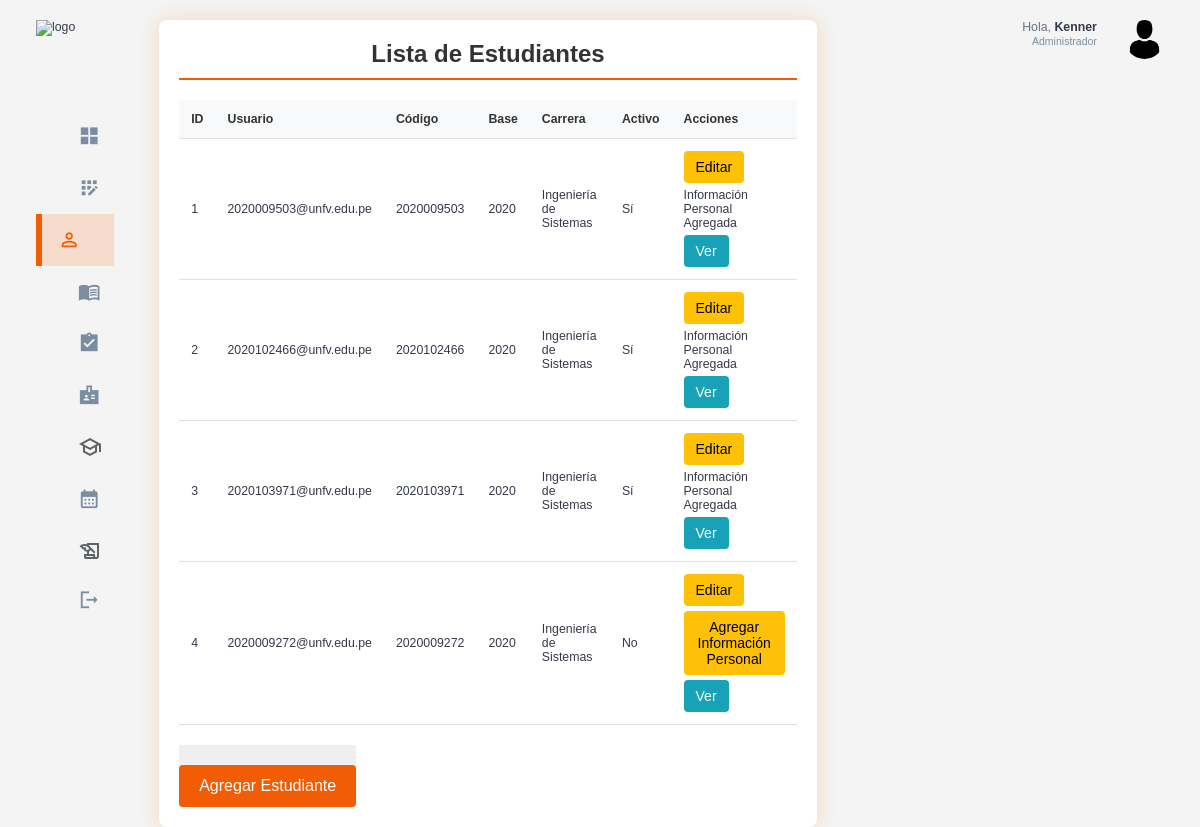
The app's page /estudiantes/ (signed in), older data.
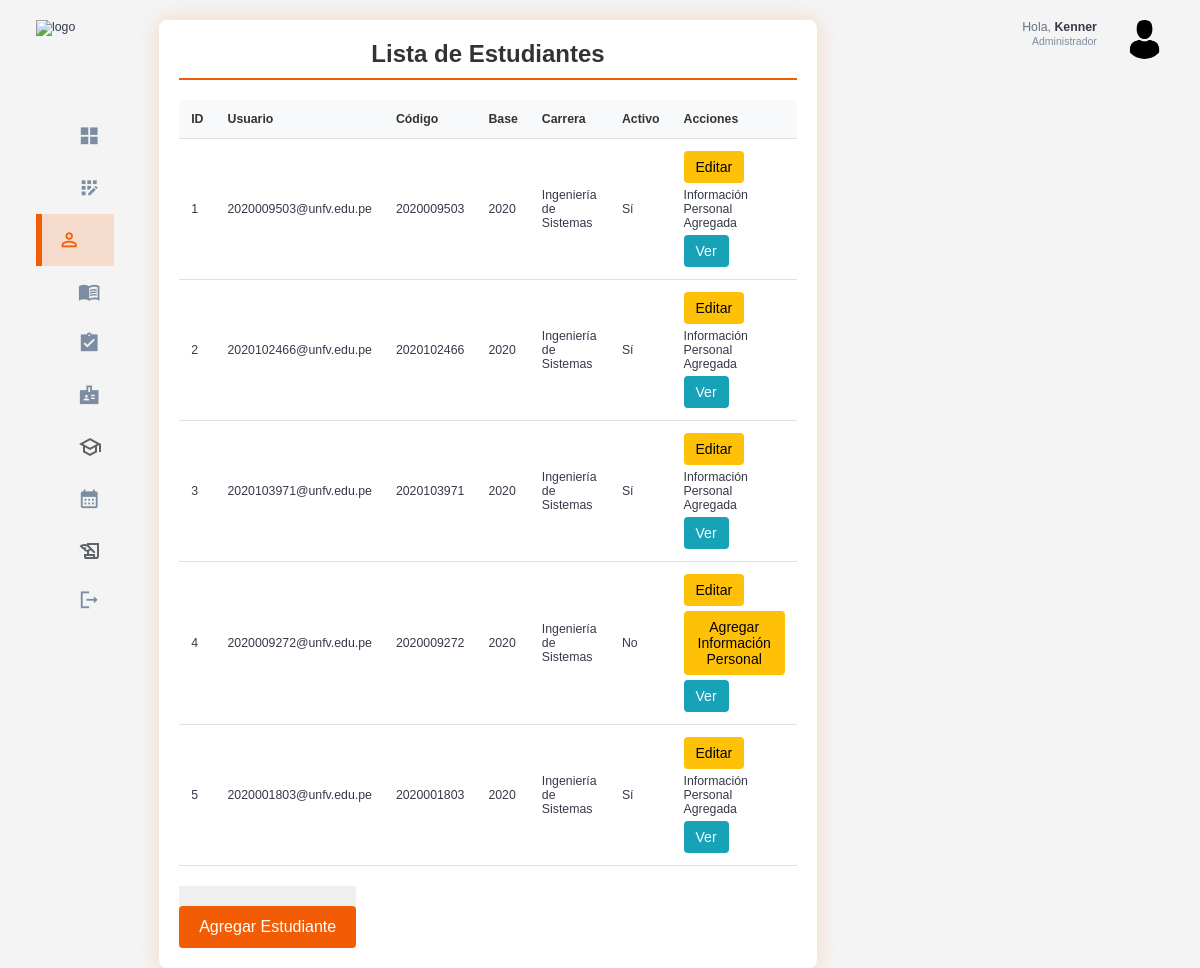
The same page, newer data.
### estudiantes/models.py (models this page shows, shortened)
class Estudiante(models.Model):
    usuario = models.OneToOneField(Usuario, on_delete=models.CASCADE)
    codigo = models.CharField(max_length=10,unique=True)
    base = models.CharField(max_length=20)
    carrera = models.CharField(max_length=100)
    activo = models.BooleanField(default=True)

### usuarios/models.py (models this page shows, shortened)
class Usuario(AbstractUser):
    id = models.AutoField(primary_key=True)
    rol = models.ForeignKey(Rol, on_delete=models.CASCADE, null=True, blank=False)

### usuarios/decorators.py (the view)
        def _wrapped_view(request, *args, **kwargs):
            if request.user.is_authenticated and (request.user.rol.nombre_rol == role or request.user.rol.is_admin):
                return view_func(request, *args, **kwargs)
            else:
                raise PermissionDenied  # Lanza un error si no tiene el rol correcto

### estudiantes/views.py (called while the page is built)
@login_required
@role_required('Administrador')
def listar_estudiantes(request):
    estudiantes = Estudiante.objects.all()  # Obtiene todos los estudiantes
    return render(request, 'estudiantes/listar_estudiantes.html', {'estudiantes': estudiantes})

### templates/estudiantes/listar_estudiantes.html (shortened to what this page needs)
{% extends 'base.html' %}
{% load static %}
{% block extra_css %}
    <link rel="stylesheet" href="{% static 'css/student_list.css' %}">
{% endblock %}
{% block content %}
<div class="student-list-container">
    <h2>Lista de Estudiantes</h2>
    <div class="table-responsive">
        <table class="student-table">
            <thead>
                <tr>
                    <th>ID</th>
                    <th>Usuario</th>
                    <th>Código</th>
                    <th>Base</th>
                    <th>Carrera</th>
                    <th>Activo</th>
                    <th>Acciones</th>
                </tr>
            </thead>
            <tbody>
                {% for estudiante in estudiantes %}
                <tr>
                    <td>{{ estudiante.id }}</td>
                    <td>{{ estudiante.usuario.username }}</td>
                    <td>{{ estudiante.codigo }}</td>
                    <td>{{ estudiante.base }}</td>
                    <td>{{ estudiante.carrera }}</td>
                    <td>{{ estudiante.activo|yesno:"Sí,No" }}</td>
                    <td class="actions">
                        <a href="{% url 'editar_estudiante' estudiante.pk %}" class="btn btn-edit">Editar</a>
                            {% if estudiante.informacionpersonal %}
                        <span>Información Personal Agregada</span>
                            {% else %}
                        <a href="{% url 'agregar_informacion_personal' estudiante.pk %}" class="btn btn-edit">Agregar Información Personal</a>
                            {% endif %}
                        <a href="{% url 'ver_informacion_estudiante' estudiante.pk %}" class="btn btn-view">Ver</a>
                    </td>
                </tr>
                {% empty %}
                <tr>
                    <td colspan="7">No hay estudiantes registrados.</td>
                </tr>
                {% endfor %}
            </tbody>
        </table>
    </div>
    <button type="submit"><a href="{% url 'agregar_estudiante'%}" class="btn btn-add">Agregar Estudiante</a></button>
</div>
{% endblock %}

### templates/base.html (shortened to what this page needs)
{% load static %}
<!DOCTYPE html>
<html lang="en">
<head>
    <link rel="stylesheet" href="{% static 'css/base.css' %}">
    {% block extra_css %}{% endblock %}
</head>
<body>
    <div class="container">
        <aside>
            <div class="top">
                <div class="logo">
                    <img src="/static/assets/logo_base.png" alt="logo">
                </div>
            </div>
            <div class="sidebar">
                <a href="{% url 'home_admin' %}" class="active">
                    <span class="material-icons-sharp">grid_view</span>
                </a>
                <a href="{% url 'registrar_usuario' %}" >
                    <span class="material-icons-sharp">app_registration</span>
                </a>
                <a href="{% url 'listar_estudiantes' %}">
                    <span class="material-icons-sharp">person_outline</span>
                </a>
                <a href="{% url 'listar_cursos' %}">
                    <span class="material-icons-sharp">menu_book</span>
                </a>
                <a href="{% url 'listar_estudiantes_historial' %}">
                    <span class="material-icons-sharp">assignment_turned_in</span>
                </a>
                <a href="{% url 'listar_profesores' %}">
                    <span class="material-icons-sharp">badge</span>
                </a>
                <a href="{% url 'listar_semestres' %}">
                    <svg xmlns="http://www.w3.org/2000/svg" height="24px" viewBox="0 -960 960 960" width="24px" fill="#5f6368"><path d="M480-120 200-272v-240L40-600l440-240 440 240v320h-80v-276l-80 44v240L480-120Zm0-332 274-148-274-148-274 148 274 148Zm0 241 200-108v-151L480-360 280-470v151l200 108Zm0-241Zm0 90Zm0 0Z"/></svg>
                </a>
                <a href="{% url 'listar_horarios' %}">
                    <span class="material-icons-sharp">calendar_month</span>
                <a href="{% url 'listar_matriculas' %}">
                </a>
                <a href="{% url 'signout' %}">
                    <span class="material-icons-sharp">logout</span>
                </a>
            </div>
        </aside>
        <main>
            {% block content %}
            {% endblock %}
        </main>
        <div class="right">
            <div class="top">
                <div class="profile">
                    <div class="info">
                        <p>Hola, <b>{{ request.user.username }}</b></p>
                        <small class="text-muted">Administrador</small>
                    </div>
                    <div class="profile-photo">
                        <img src="/static/assets/perfil_admin.png" alt="perfil_admin">
                    </div>
                </div>
            </div>
        </div>
    </div>
</body>
</html>

### static/css/base.css (style rules this page uses)
:root { --color-primary: #F25C05; --color-danger: #F26938; --color-success: #41f1b6; --color-warning: #F2A172; --color-white: #fff; --color-info-dark: #7d8da1; --color-info-light: #dce1eb; --color-dark: #363949; --color-light: #f2a1724f; --color-primary-variant: #8f5100; --color-dark-variant: #677483; --color-background: #f6f6f9; --card-border-radius: 2rem; --border-radius-1: 0.4rem; --border-radius-2: 0.8rem; --border-radius-3: 1.2rem; --card-padding: 1.8rem; --padding-1: 1.2rem; --box-shadow: 0 2rem 3rem var(--color-light) }
* { margin: 0; padding: 0; outline: 0; appearance: none; border: 0; text-decoration: none; list-style: none; box-sizing: border-box; }
html { font-size: 14px; }
body { width: 100vw; height: 100vh; font-family: Arial, sans-serif; font-size: 0.88rem; background: var(--color-background); user-select: none; overflow-x: hidden; color: var(--color-dark); }
.container { display: grid; width: 96%; margin: 0 auto; gap: 1.8rem; grid-template-columns: 16rem auto 23rem; }
a { color: var(--color-dark); }
img { display: block; width: 100%; }
h2 { font-size: 1.4rem; }
small { font-size: 0.75rem; }
.profile-photo { width: 2.8rem; height: 2.8rem; border-radius: 50%; overflow: hidden; }
.text-muted { color: var(--color-info-dark); }
p { color: var(--color-dark-variant); }
b { color: var(--color-dark); }
aside { height: 100vh; width: 16rem; }
aside .top { display: flex; align-items: center; justify-content: space-between; margin-top: 1.4rem; }
aside .logo { display: flex; gap: 0.8rem; }
aside .logo img { width: 12.5rem; height: 4.5rem; }
aside .sidebar { display: flex; flex-direction: column; height: 86vh; position: relative; top: 3rem; }
aside .sidebar a { display: flex; color: var(--color-info-dark); margin-left: 2rem; gap: 1rem; align-items: center; position: relative; height: 3.7rem; transition: all 300ms ease; padding: 0 1rem; white-space: nowrap; overflow: hidden; text-overflow: ellipsis; }
aside .sidebar a span { font-size: 1.6rem; transition: all 300ms ease; }
aside .sidebar a:last-child { position: absolute; bottom: 2rem; width: 100%; }
aside .sidebar a.active { background-color: var(--color-light); color: var(--color-primary); margin-left: 0; padding-left: calc(1rem - 3px); }
aside .sidebar a.active:before { content: ''; width: 6px; height: 100%; background: var(--color-primary); position: absolute; left: 0; }
aside .sidebar a.active span { color: var(--color-primary); margin-left: calc(1rem - 3px); }
main { margin-top: 1.4rem; }
.right { margin-top: 1.4rem; }
.right .top { display: flex; justify-content: end; gap: 2rem; }
.right .top .profile { display: flex; gap: 2rem; text-align: right; }
@media screen and (max-width: 1200px) { .container { width: 94%; grid-template-columns: 7rem auto 23rem; } }
@media screen and (max-width: 1200px) { aside .sidebar a { width: 5.6rem; } }
@media screen and (max-width: 1200px) { aside .sidebar a:last-child { position: relative; margin-top: 1.8rem; } }
@media screen and (max-width: 1200px) { aside .logo img { top: 10px; width: 8.2rem; height: 3.5rem; } }

### static/css/student_list.css (style rules this page uses)
body { margin: 0; padding: 0; font-family: Arial, sans-serif; background-color: #f4f4f4; }
.student-list-container { width: 100%; max-width: 1200px; margin: 0 auto; padding: 20px; background-color: #ffffff; border-radius: 8px; box-shadow: 0 0 20px rgba(243, 184, 128, 0.473); box-sizing: border-box; }
.student-list-container h2 { text-align: center; margin-bottom: 20px; padding-bottom: 10px; border-bottom: 2px solid #F25C05; color: #333; font-size: 24px; }
.table-responsive { overflow-x: auto; -webkit-overflow-scrolling: touch; }
.student-table { width: 100%; border-collapse: collapse; margin-bottom: 20px; }
.student-table th, .student-table td { padding: 12px; text-align: left; border-bottom: 1px solid #e0e0e0; }
.student-table th { background-color: #f8f9fa; font-weight: bold; color: #333; }
.actions { display: flex; flex-wrap: wrap; gap: 5px; }
.btn { display: inline-block; padding: 8px 12px; border: none; border-radius: 4px; cursor: pointer; font-size: 14px; text-decoration: none; transition: background-color 0.3s; text-align: center; }
.btn-edit { background-color: #ffc107; color: #000; }
.btn-view { background-color: #17a2b8; color: #fff; }
.btn-add { background-color: #F25C05; color: #fff; padding: 12px 20px; font-size: 16px; margin-top: 20px; display: block; width: 100%; }

Row changes from the older to the newer data that the page shows:
added Estudiante: id "5", usuario.username "2020001803@unfv.edu.pe", codigo "2020001803", base "2020", carrera "Ingeniería de Sistemas", activo "Sí", shows "Información Personal Agregada"
